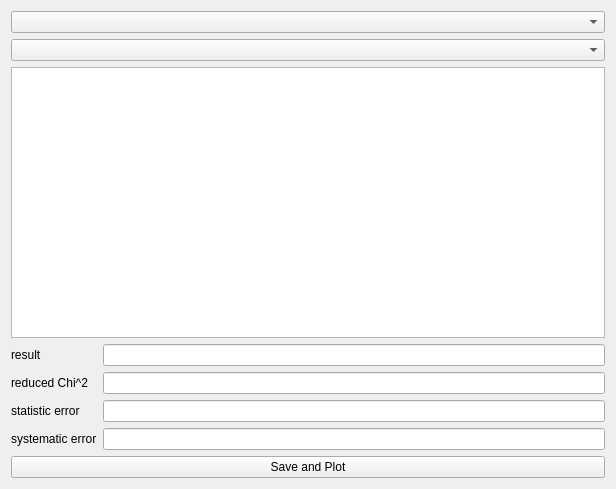
<?xml version="1.0" encoding="UTF-8"?>
<ui version="4.0">
 <class>Isoshift</class>
 <widget class="QWidget" name="Isoshift">
  <property name="geometry">
   <rect>
    <x>0</x>
    <y>0</y>
    <width>616</width>
    <height>489</height>
   </rect>
  </property>
  <property name="windowTitle">
   <string>Form</string>
  </property>
  <layout class="QVBoxLayout" name="verticalLayout">
   <item>
    <widget class="QComboBox" name="runSelect"/>
   </item>
   <item>
    <widget class="QComboBox" name="isoSelect"/>
   </item>
   <item>
    <widget class="QListWidget" name="fileList">
     <property name="selectionMode">
      <enum>QAbstractItemView::NoSelection</enum>
     </property>
    </widget>
   </item>
   <item>
    <layout class="QFormLayout" name="formLayout">
     <item row="0" column="0">
      <widget class="QLabel" name="label_4">
       <property name="text">
        <string>result</string>
       </property>
       <property name="wordWrap">
        <bool>true</bool>
       </property>
      </widget>
     </item>
     <item row="0" column="1">
      <widget class="QLineEdit" name="result">
       <property name="readOnly">
        <bool>true</bool>
       </property>
      </widget>
     </item>
     <item row="1" column="0">
      <widget class="QLabel" name="label">
       <property name="text">
        <string>reduced Chi^2</string>
       </property>
       <property name="wordWrap">
        <bool>true</bool>
       </property>
      </widget>
     </item>
     <item row="1" column="1">
      <widget class="QLineEdit" name="rChi">
       <property name="readOnly">
        <bool>true</bool>
       </property>
      </widget>
     </item>
     <item row="2" column="0">
      <widget class="QLabel" name="label_2">
       <property name="text">
        <string>statistic error</string>
       </property>
       <property name="wordWrap">
        <bool>true</bool>
       </property>
      </widget>
     </item>
     <item row="2" column="1">
      <widget class="QLineEdit" name="statErr">
       <property name="readOnly">
        <bool>true</bool>
       </property>
      </widget>
     </item>
     <item row="3" column="0">
      <widget class="QLabel" name="label_3">
       <property name="text">
        <string>systematic error</string>
       </property>
       <property name="wordWrap">
        <bool>true</bool>
       </property>
      </widget>
     </item>
     <item row="3" column="1">
      <widget class="QLineEdit" name="systErr">
       <property name="readOnly">
        <bool>true</bool>
       </property>
      </widget>
     </item>
    </layout>
   </item>
   <item>
    <widget class="QPushButton" name="bsave">
     <property name="text">
      <string>Save and Plot</string>
     </property>
    </widget>
   </item>
  </layout>
 </widget>
 <resources/>
 <connections/>
</ui>
